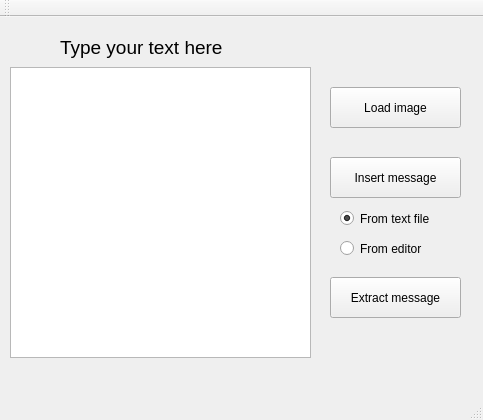
<?xml version="1.0" encoding="UTF-8"?>
<ui version="4.0">
 <class>MainWindow</class>
 <widget class="QMainWindow" name="MainWindow">
  <property name="geometry">
   <rect>
    <x>0</x>
    <y>0</y>
    <width>483</width>
    <height>420</height>
   </rect>
  </property>
  <property name="windowTitle">
   <string>Image stenography</string>
  </property>
  <widget class="QWidget" name="centralWidget">
   <widget class="QLabel" name="label">
    <property name="geometry">
     <rect>
      <x>60</x>
      <y>20</y>
      <width>181</width>
      <height>21</height>
     </rect>
    </property>
    <property name="font">
     <font>
      <pointsize>14</pointsize>
     </font>
    </property>
    <property name="text">
     <string>Type your text here</string>
    </property>
   </widget>
   <widget class="QTextEdit" name="textEdit">
    <property name="geometry">
     <rect>
      <x>10</x>
      <y>50</y>
      <width>301</width>
      <height>291</height>
     </rect>
    </property>
   </widget>
   <widget class="QPushButton" name="loadContainer">
    <property name="geometry">
     <rect>
      <x>330</x>
      <y>70</y>
      <width>131</width>
      <height>41</height>
     </rect>
    </property>
    <property name="text">
     <string>Load image</string>
    </property>
   </widget>
   <widget class="QPushButton" name="insertMessage">
    <property name="geometry">
     <rect>
      <x>330</x>
      <y>140</y>
      <width>131</width>
      <height>41</height>
     </rect>
    </property>
    <property name="text">
     <string>Insert message</string>
    </property>
   </widget>
   <widget class="QRadioButton" name="fileRadio">
    <property name="geometry">
     <rect>
      <x>340</x>
      <y>190</y>
      <width>112</width>
      <height>23</height>
     </rect>
    </property>
    <property name="text">
     <string>From text file</string>
    </property>
    <property name="checked">
     <bool>true</bool>
    </property>
   </widget>
   <widget class="QRadioButton" name="editorRadio">
    <property name="geometry">
     <rect>
      <x>340</x>
      <y>220</y>
      <width>112</width>
      <height>23</height>
     </rect>
    </property>
    <property name="text">
     <string>From editor</string>
    </property>
   </widget>
   <widget class="QPushButton" name="extractMessage">
    <property name="geometry">
     <rect>
      <x>330</x>
      <y>260</y>
      <width>131</width>
      <height>41</height>
     </rect>
    </property>
    <property name="text">
     <string>Extract message</string>
    </property>
   </widget>
   <widget class="QLabel" name="msgLen">
    <property name="geometry">
     <rect>
      <x>10</x>
      <y>340</y>
      <width>291</width>
      <height>17</height>
     </rect>
    </property>
    <property name="text">
     <string/>
    </property>
   </widget>
  </widget>
  <widget class="QMenuBar" name="menuBar">
   <property name="geometry">
    <rect>
     <x>0</x>
     <y>0</y>
     <width>483</width>
     <height>22</height>
    </rect>
   </property>
  </widget>
  <widget class="QToolBar" name="mainToolBar">
   <attribute name="toolBarArea">
    <enum>TopToolBarArea</enum>
   </attribute>
   <attribute name="toolBarBreak">
    <bool>false</bool>
   </attribute>
  </widget>
  <widget class="QStatusBar" name="statusBar"/>
  <action name="actionFor_transfer">
   <property name="text">
    <string>With message</string>
   </property>
  </action>
  <action name="actionEmpty_container">
   <property name="text">
    <string>Empty container</string>
   </property>
  </action>
 </widget>
 <layoutdefault spacing="6" margin="11"/>
 <resources/>
 <connections/>
</ui>
